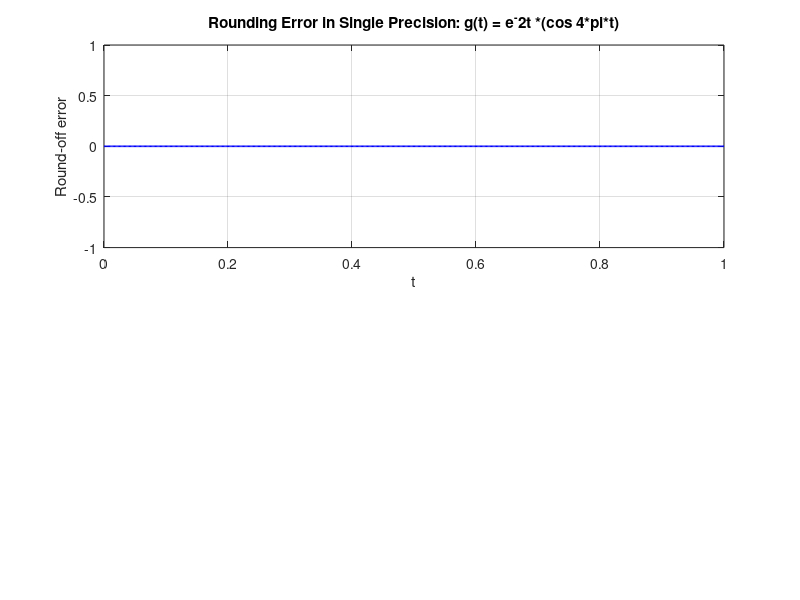

This chart was generated by the following MATLAB code:
 % =====================================================
 % LAB: Round-off Error in Single Precision Computation
 % =====================================================
 clc; clear; close all;
 % Function and sample points
 t = 0:0.002:1;
 % 501 equidistant points
 tt = exp(-2.*t) .* (cos(4*pi.*t)); % Double precision
  % Convert to single precision
 rt = single(tt);
 % Compute relative rounding error
 round_err = abs(tt- rt) ./ abs(tt);
 % Plot rounding error
 figure;
 subplot(2,1,1),plot(t, round_err, "b-", "LineWidth", 1.2);
 grid on;
     
 xlabel("t");
 ylabel("Round-off error");
 title("Rounding Error in Single Precision: g(t) = e^-2t *(cos 4*pi*t)");
 grid on;
 % Relative rounding error vs. machine epsilon
 eta = eps('single')/2;
 rel_round_err = max(abs(round_err)) / eta;
 fprintf('\n Maximum relative rounding error (scaled by eta): %.3f\n', rel_round_err);
 fprintf(" Machine epsilon / 2 (single precision): %.3e\n", eta);